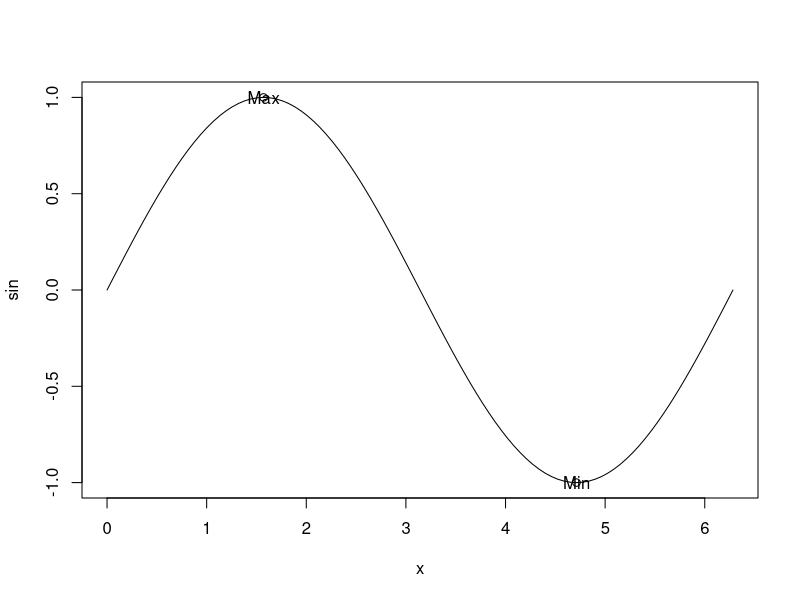

The R script that drew this image:
# Plot the sin curve
plot(
    sin,
    from = 0,
    to = 2*pi,
)
# Add points at the max and min
points(
    x = c(pi/2, 3*pi/2),
    y = c(1, -1),
)
# Add text at the max and min
text(
    x = c(pi/2, 3*pi/2),
    y = c(1, -1),
    labels = c('Max', 'Min'),
)